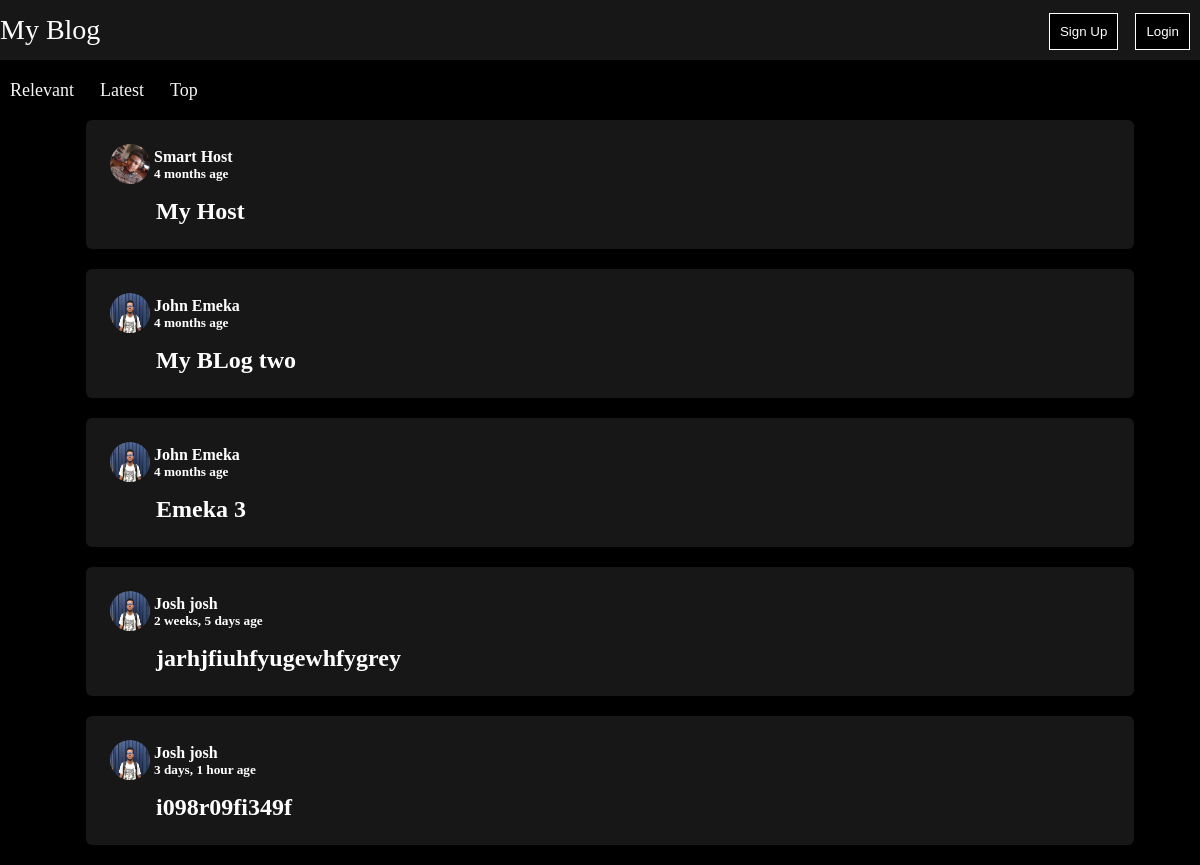
The page / on the database its author committed.
### blog/models.py (models this page shows, shortened)
class Posts(models.Model):
    author = models.ForeignKey(User, on_delete=models.CASCADE)
    slug = models.SlugField(db_index=True, blank=True, max_length=250)
    title = models.CharField(max_length=250)
    author_img = models.CharField(max_length=50)
    views = models.IntegerField(default=0)
    date = models.DateTimeField(default=datetime.now())
    content = models.TextField()

class User(AbstractUser):
    profile_img = models.FileField(upload_to="profiles", blank=True)

### blog/views.py (the view)
# urls.py: path("", views.index),
def index(req):
    posts = Posts.objects.all()
    return render(req, "blog/index.html", {
        "posts": posts,
    })

### blog/templates/blog/index.html (shortened to what this page needs)
{% extends './base.html' %}
{% load static %}
{% block page_css %}
    <link rel="stylesheet" href="{% static 'blog/css/post.css' %}" />
{% endblock %}
{% block page_content %}
    {% include './includes/nav-tab.html' %}
    {% for post in posts %}
        {% include './includes/post-card.html' %}
    {% endfor %}
{% endblock %}

### blog/templates/blog/includes/post-card.html
{% load static %}
<div class="post-card">
    <div class="author-section">
        <img class="profile-img" height="40px" width="40px" src="/{{ post.author.profile_img }}" alt="profile"  />
        <div>
            <h4>{{ post.author.first_name }} {{ post.author.last_name }}</h4>
            <h5>{{ post.date | timesince }} age</h5>
        </div>
    </div>
    <div class="post-section">
        <h3>
            <a href="/post/{{post.slug}}">{{post.title}}</a>
        </h3>
    </div>
</div>

### blog/static/blog/css/base.css (style rules this page uses)
* { margin: 0px; }
body { margin: 0px; background-color: black; color: white; overflow-x: hidden; }

### blog/static/blog/css/post.css (style rules this page uses)
.post-card { background-color: #171717; border-radius: 6px; padding: 24px; margin: 10px; max-width: 1000px; width: 100%; }
.post-card a { text-decoration: none; color: white; font-size: 24px; font-weight: 600; }
.post-card h3, h4, h5 { margin-block-start: 0em; margin-block-end: 0em; }
.post-card .author-section { display: flex; gap: 4px; }
.post-card .author-section div { display: block; height: 50px; padding-top: 4px; }
.post-card .post-section { margin-left: 46px; }
.profile-img { border-radius: 50%; }
.post h3, h4, h5 { margin-block-start: 0em; margin-block-end: 0em; }

### rows shown on the page
Posts: author.profile_img (picture), author.first_name "Smart", author.last_name "Host", date "4 months", title "My Host"
Posts: author.profile_img (picture), author.first_name "John", author.last_name "Emeka", date "4 months", title "My BLog two"
Posts: author.profile_img (picture), author.first_name "John", author.last_name "Emeka", date "4 months", title "Emeka 3"
Posts: author.profile_img (picture), author.first_name "Josh", author.last_name "josh", date "2 weeks, 5 days", title "jarhjfiuhfyugewhfygrey"
Posts: author.profile_img (picture), author.first_name "Josh", author.last_name "josh", date "3 days, 1 hour", title "i098r09fi349f"
